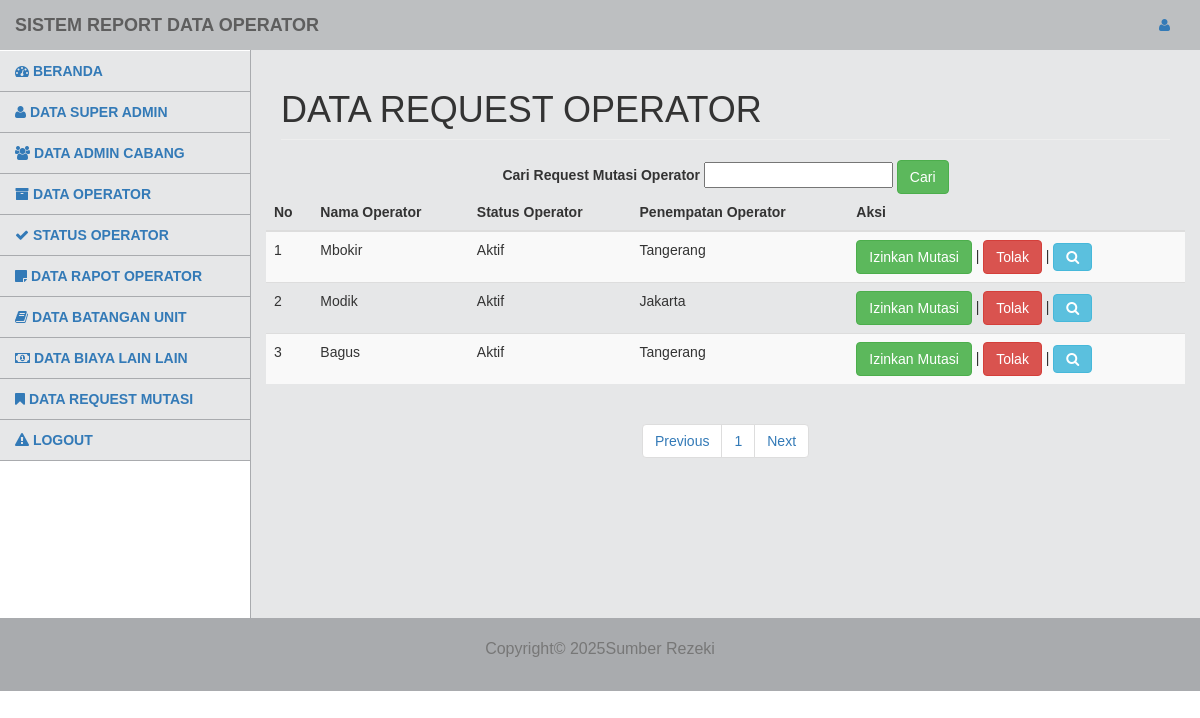
Page /admin/modul/requestMutasi/title.php (signed in) on the committed database.
### tables this page shows
CREATE TABLE `tb_mutasi_operator` (
  `id_mutasi` int(11) NOT NULL,
  `id_operator` int(11) NOT NULL,
  `nama_operator` varchar(255) NOT NULL,
  `penempatan_opr_baru` varchar(255) NOT NULL,
  `status_opr_baru` varchar(255) NOT NULL,
  `status_approval` varchar(255) NOT NULL,
  `tgl_pengajuan` date NOT NULL
);

### admin/modul/requestMutasi/paging.php (the view, shortened to what this page needs)
<?php
include '../koneksi.php';
$cabang_admin = $_SESSION['cabanginv'];
$jabatan_admin = $_SESSION['jabataninv'];
$batas = 5;
$halaman = isset($_GET['halaman']) ? (int)$_GET['halaman'] : 1;
$halaman_awal = ($halaman > 1) ? ($halaman * $batas) - $batas : 0;
$nomor = $halaman_awal + 1;
if (isset($_POST['go'])) {
    $cari = $_POST['cari'];
    $cari = htmlspecialchars(trim($cari));
    if ($jabatan_admin == "Korcap") {
        $query = "SELECT * FROM tb_mutasi_operator WHERE nama_operator LIKE ? AND penempatan_opr_baru = ? LIMIT ?, ?";
        $stmt = mysqli_prepare($koneksi, $query);
        if ($stmt) {
            $search = "%$cari%";
            mysqli_stmt_bind_param($stmt, 'ssii', $search, $cabang_admin, $halaman_awal, $batas);
            mysqli_stmt_execute($stmt);
            $result = mysqli_stmt_get_result($stmt);
        } else {
            die("Query preparation failed.");
        }
    } else {
        $query = "SELECT * FROM tb_mutasi_operator WHERE nama_operator LIKE ? LIMIT ?, ?";
        $stmt = mysqli_prepare($koneksi, $query);
        if ($stmt) {
            $search = "%$cari%";
            mysqli_stmt_bind_param($stmt, 'sii', $search, $halaman_awal, $batas);
            mysqli_stmt_execute($stmt);
            $result = mysqli_stmt_get_result($stmt);
        } else {
            die("Query preparation failed.");
        }
    }
} else {
    if ($jabatan_admin == "Korcap") {
        $query = "SELECT * FROM tb_mutasi_operator WHERE penempatan_opr_baru = ? LIMIT ?, ?";
        $stmt = mysqli_prepare($koneksi, $query);
        if ($stmt) {
            mysqli_stmt_bind_param($stmt, 'sii', $cabang_admin, $halaman_awal, $batas);
            mysqli_stmt_execute($stmt);
            $result = mysqli_stmt_get_result($stmt);
        } else {
            die("Query preparation failed.");
        }
    } else {
        $query = "SELECT * FROM tb_mutasi_operator LIMIT ?, ?";
        $stmt = mysqli_prepare($koneksi, $query);
        if ($stmt) {
            mysqli_stmt_bind_param($stmt, 'ii', $halaman_awal, $batas);
            mysqli_stmt_execute($stmt);
            $result = mysqli_stmt_get_result($stmt);
        } else {
            die("Query preparation failed.");
        }
    }
}
foreach ($result as $row):
?>
<tr>
    <td><?php echo $nomor++; ?></td>
    <td><?php echo $row['nama_operator']; ?></td>
    <td><?php echo $row['status_opr_baru']; ?></td>
    <td><?php echo $row['penempatan_opr_baru']; ?></td>
<td>
    <a href="?m=requestMutasi&s=approved&id_operator=<?php echo $row['id_operator']; ?>"
        onclick="return confirm('Yakin Akan Melakukkan Approved Mutasi?')">
        <button class="btn btn-success">Izinkan Mutasi</button>
    </a> |
    <a href="?m=requestMutasi&s=reject&id_operator=<?php echo $row['id_operator']; ?>"
        onclick="return confirm('Yakin Akan Melakukkan Reject Mutasi?')">
        <button class="btn btn-danger">Tolak</button>
    </a> |
    <a href="?m=requestMutasi&s=view_approved&id_operator=<?php echo $row['id_operator']; ?>">
        <i class="fa fa-search btn btn-info"></i>
    </a>
</td>
</tr>
<?php endforeach; ?>

### css/tampilanadmin.css (style rules this page uses)
body { font-family: Arial, sans-serif; }

### rows in the picture
tb_mutasi_operator: nama_operator "Mbokir", status_opr_baru "Aktif", penempatan_opr_baru "Tangerang"
tb_mutasi_operator: nama_operator "Modik", status_opr_baru "Aktif", penempatan_opr_baru "Jakarta"
tb_mutasi_operator: nama_operator "Bagus", status_opr_baru "Aktif", penempatan_opr_baru "Tangerang"
